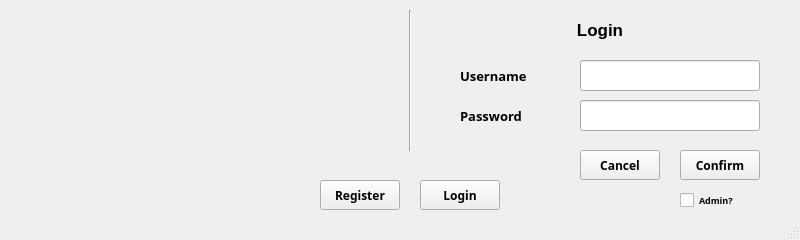
<?xml version="1.0" encoding="UTF-8"?>
<ui version="4.0">
 <class>Login</class>
 <widget class="QMainWindow" name="Login">
  <property name="windowModality">
   <enum>Qt::NonModal</enum>
  </property>
  <property name="geometry">
   <rect>
    <x>0</x>
    <y>0</y>
    <width>800</width>
    <height>240</height>
   </rect>
  </property>
  <property name="sizePolicy">
   <sizepolicy hsizetype="Fixed" vsizetype="Fixed">
    <horstretch>0</horstretch>
    <verstretch>0</verstretch>
   </sizepolicy>
  </property>
  <property name="minimumSize">
   <size>
    <width>800</width>
    <height>240</height>
   </size>
  </property>
  <property name="maximumSize">
   <size>
    <width>800</width>
    <height>240</height>
   </size>
  </property>
  <property name="font">
   <font>
    <family>Yu Gothic UI Semilight</family>
    <pointsize>9</pointsize>
    <weight>75</weight>
    <bold>true</bold>
   </font>
  </property>
  <property name="windowTitle">
   <string>MainWindow</string>
  </property>
  <property name="unifiedTitleAndToolBarOnMac">
   <bool>false</bool>
  </property>
  <widget class="QWidget" name="centralwidget">
   <widget class="QWidget" name="formWidget" native="true">
    <property name="geometry">
     <rect>
      <x>150</x>
      <y>270</y>
      <width>500</width>
      <height>241</height>
     </rect>
    </property>
    <property name="sizePolicy">
     <sizepolicy hsizetype="Maximum" vsizetype="Minimum">
      <horstretch>0</horstretch>
      <verstretch>0</verstretch>
     </sizepolicy>
    </property>
    <property name="font">
     <font>
      <pointsize>10</pointsize>
     </font>
    </property>
    <property name="layoutDirection">
     <enum>Qt::LeftToRight</enum>
    </property>
    <layout class="QGridLayout" name="gridLayout">
     <property name="sizeConstraint">
      <enum>QLayout::SetNoConstraint</enum>
     </property>
     <property name="horizontalSpacing">
      <number>10</number>
     </property>
     <property name="verticalSpacing">
      <number>5</number>
     </property>
     <item row="2" column="0">
      <widget class="QLabel" name="reUsernameLabel">
       <property name="text">
        <string>Username</string>
       </property>
      </widget>
     </item>
     <item row="0" column="0">
      <widget class="QLabel" name="reNameLabel">
       <property name="text">
        <string>Name</string>
       </property>
      </widget>
     </item>
     <item row="5" column="1">
      <widget class="QComboBox" name="ReaccountTypeLineEdit">
       <item>
        <property name="text">
         <string>User_Normal</string>
        </property>
       </item>
       <item>
        <property name="text">
         <string>User_Pro</string>
        </property>
       </item>
       <item>
        <property name="text">
         <string>Moderator</string>
        </property>
       </item>
      </widget>
     </item>
     <item row="1" column="1">
      <widget class="QLineEdit" name="reSurnameLineEdit"/>
     </item>
     <item row="5" column="0">
      <widget class="QLabel" name="ReaccountTypeLabel">
       <property name="text">
        <string>Account Type</string>
       </property>
      </widget>
     </item>
     <item row="4" column="1">
      <widget class="QLineEdit" name="reEmailLineEdit">
       <property name="toolTip">
        <string>&lt;html&gt;&lt;head/&gt;&lt;body&gt;&lt;p&gt;&lt;span style=&quot; font-size:9pt; font-weight:400;&quot;&gt;ex: me@something.com&lt;/span&gt;&lt;/p&gt;&lt;/body&gt;&lt;/html&gt;</string>
       </property>
      </widget>
     </item>
     <item row="3" column="1">
      <widget class="QLineEdit" name="rePasswordLineEdit">
       <property name="font">
        <font>
         <pointsize>9</pointsize>
        </font>
       </property>
       <property name="toolTip">
        <string>&lt;html&gt;&lt;head/&gt;&lt;body&gt;&lt;p&gt;&lt;span&gt;Must be at least 6 characters long.&lt;/span&gt;&lt;/p&gt;&lt;/body&gt;&lt;/html&gt;</string>
       </property>
      </widget>
     </item>
     <item row="4" column="0">
      <widget class="QLabel" name="reEmailLabel">
       <property name="text">
        <string>Email</string>
       </property>
      </widget>
     </item>
     <item row="2" column="1">
      <widget class="QLineEdit" name="reUsernameLineEdit">
       <property name="toolTip">
        <string>&lt;html&gt;&lt;head/&gt;&lt;body&gt;&lt;p&gt;&lt;span style=&quot; font-size:9pt; font-weight:400;&quot;&gt;Must be at least 6 characters long.&lt;/span&gt;&lt;/p&gt;&lt;/body&gt;&lt;/html&gt;</string>
       </property>
      </widget>
     </item>
     <item row="0" column="1">
      <widget class="QLineEdit" name="reNameLineEdit"/>
     </item>
     <item row="3" column="0">
      <widget class="QLabel" name="rePasswordLabel">
       <property name="text">
        <string>Password</string>
       </property>
      </widget>
     </item>
     <item row="1" column="0">
      <widget class="QLabel" name="reSurnameLabel">
       <property name="text">
        <string>Surname</string>
       </property>
      </widget>
     </item>
    </layout>
   </widget>
   <widget class="Line" name="line">
    <property name="geometry">
     <rect>
      <x>15</x>
      <y>220</y>
      <width>771</width>
      <height>16</height>
     </rect>
    </property>
    <property name="orientation">
     <enum>Qt::Horizontal</enum>
    </property>
   </widget>
   <widget class="QLabel" name="registrationLabel">
    <property name="geometry">
     <rect>
      <x>320</x>
      <y>230</y>
      <width>160</width>
      <height>40</height>
     </rect>
    </property>
    <property name="font">
     <font>
      <family>Yu Gothic UI</family>
      <pointsize>13</pointsize>
      <weight>75</weight>
      <bold>true</bold>
     </font>
    </property>
    <property name="text">
     <string>Registration</string>
    </property>
    <property name="alignment">
     <set>Qt::AlignCenter</set>
    </property>
   </widget>
   <widget class="QLabel" name="usernameLabel">
    <property name="geometry">
     <rect>
      <x>460</x>
      <y>60</y>
      <width>101</width>
      <height>31</height>
     </rect>
    </property>
    <property name="font">
     <font>
      <pointsize>10</pointsize>
     </font>
    </property>
    <property name="text">
     <string>Username</string>
    </property>
   </widget>
   <widget class="QLineEdit" name="usernameLineEdit">
    <property name="geometry">
     <rect>
      <x>580</x>
      <y>60</y>
      <width>180</width>
      <height>31</height>
     </rect>
    </property>
   </widget>
   <widget class="QLabel" name="passwordLabel">
    <property name="geometry">
     <rect>
      <x>460</x>
      <y>100</y>
      <width>101</width>
      <height>31</height>
     </rect>
    </property>
    <property name="font">
     <font>
      <pointsize>10</pointsize>
     </font>
    </property>
    <property name="text">
     <string>Password</string>
    </property>
   </widget>
   <widget class="QLineEdit" name="passwordLineEdit">
    <property name="geometry">
     <rect>
      <x>580</x>
      <y>100</y>
      <width>180</width>
      <height>31</height>
     </rect>
    </property>
   </widget>
   <widget class="QPushButton" name="confirmLogin">
    <property name="geometry">
     <rect>
      <x>680</x>
      <y>150</y>
      <width>80</width>
      <height>30</height>
     </rect>
    </property>
    <property name="font">
     <font>
      <pointsize>9</pointsize>
     </font>
    </property>
    <property name="text">
     <string>Confirm</string>
    </property>
   </widget>
   <widget class="QPushButton" name="Register">
    <property name="geometry">
     <rect>
      <x>320</x>
      <y>180</y>
      <width>80</width>
      <height>30</height>
     </rect>
    </property>
    <property name="text">
     <string>Register</string>
    </property>
   </widget>
   <widget class="QCheckBox" name="isAdmin">
    <property name="geometry">
     <rect>
      <x>680</x>
      <y>180</y>
      <width>101</width>
      <height>40</height>
     </rect>
    </property>
    <property name="font">
     <font>
      <pointsize>7</pointsize>
     </font>
    </property>
    <property name="text">
     <string>Admin?</string>
    </property>
   </widget>
   <widget class="QPushButton" name="User">
    <property name="geometry">
     <rect>
      <x>420</x>
      <y>180</y>
      <width>80</width>
      <height>30</height>
     </rect>
    </property>
    <property name="text">
     <string>Login</string>
    </property>
   </widget>
   <widget class="QLabel" name="logoLabel">
    <property name="geometry">
     <rect>
      <x>50</x>
      <y>50</y>
      <width>300</width>
      <height>50</height>
     </rect>
    </property>
    <property name="text">
     <string/>
    </property>
    <property name="pixmap">
     <pixmap resource="../resources.qrc">:/new/img/resources/img/logo.png</pixmap>
    </property>
    <property name="scaledContents">
     <bool>true</bool>
    </property>
   </widget>
   <widget class="Line" name="line_2">
    <property name="geometry">
     <rect>
      <x>400</x>
      <y>10</y>
      <width>20</width>
      <height>141</height>
     </rect>
    </property>
    <property name="orientation">
     <enum>Qt::Vertical</enum>
    </property>
   </widget>
   <widget class="QPushButton" name="cancelLogin">
    <property name="geometry">
     <rect>
      <x>580</x>
      <y>150</y>
      <width>80</width>
      <height>30</height>
     </rect>
    </property>
    <property name="text">
     <string>Cancel</string>
    </property>
   </widget>
   <widget class="QLabel" name="loginLabel">
    <property name="geometry">
     <rect>
      <x>530</x>
      <y>10</y>
      <width>140</width>
      <height>40</height>
     </rect>
    </property>
    <property name="font">
     <font>
      <family>Yu Gothic UI</family>
      <pointsize>13</pointsize>
      <weight>75</weight>
      <bold>true</bold>
      <strikeout>false</strikeout>
     </font>
    </property>
    <property name="text">
     <string>Login</string>
    </property>
    <property name="alignment">
     <set>Qt::AlignCenter</set>
    </property>
   </widget>
   <widget class="QWidget" name="interactionBox" native="true">
    <property name="geometry">
     <rect>
      <x>430</x>
      <y>510</y>
      <width>220</width>
      <height>50</height>
     </rect>
    </property>
    <property name="sizePolicy">
     <sizepolicy hsizetype="Fixed" vsizetype="Preferred">
      <horstretch>0</horstretch>
      <verstretch>0</verstretch>
     </sizepolicy>
    </property>
    <property name="minimumSize">
     <size>
      <width>0</width>
      <height>30</height>
     </size>
    </property>
    <property name="maximumSize">
     <size>
      <width>16777215</width>
      <height>50</height>
     </size>
    </property>
    <property name="font">
     <font>
      <pointsize>10</pointsize>
     </font>
    </property>
    <property name="layoutDirection">
     <enum>Qt::RightToLeft</enum>
    </property>
    <layout class="QHBoxLayout" name="horizontalLayout">
     <property name="sizeConstraint">
      <enum>QLayout::SetNoConstraint</enum>
     </property>
     <item>
      <widget class="QPushButton" name="confirmRegistration">
       <property name="sizePolicy">
        <sizepolicy hsizetype="Fixed" vsizetype="Fixed">
         <horstretch>0</horstretch>
         <verstretch>0</verstretch>
        </sizepolicy>
       </property>
       <property name="minimumSize">
        <size>
         <width>0</width>
         <height>30</height>
        </size>
       </property>
       <property name="font">
        <font>
         <pointsize>9</pointsize>
         <kerning>true</kerning>
        </font>
       </property>
       <property name="toolTip">
        <string/>
       </property>
       <property name="text">
        <string>Confirm</string>
       </property>
      </widget>
     </item>
     <item>
      <spacer name="horizontalSpacer">
       <property name="orientation">
        <enum>Qt::Horizontal</enum>
       </property>
       <property name="sizeType">
        <enum>QSizePolicy::Fixed</enum>
       </property>
       <property name="sizeHint" stdset="0">
        <size>
         <width>40</width>
         <height>40</height>
        </size>
       </property>
      </spacer>
     </item>
     <item>
      <widget class="QPushButton" name="cancelRegistration">
       <property name="sizePolicy">
        <sizepolicy hsizetype="Fixed" vsizetype="Fixed">
         <horstretch>0</horstretch>
         <verstretch>0</verstretch>
        </sizepolicy>
       </property>
       <property name="minimumSize">
        <size>
         <width>0</width>
         <height>30</height>
        </size>
       </property>
       <property name="font">
        <font>
         <pointsize>9</pointsize>
        </font>
       </property>
       <property name="text">
        <string>Cancel</string>
       </property>
      </widget>
     </item>
    </layout>
   </widget>
  </widget>
  <widget class="QMenuBar" name="menubar">
   <property name="geometry">
    <rect>
     <x>0</x>
     <y>0</y>
     <width>800</width>
     <height>22</height>
    </rect>
   </property>
  </widget>
  <widget class="QStatusBar" name="statusbar"/>
 </widget>
 <resources>
  <include location="../resources.qrc"/>
 </resources>
 <connections/>
</ui>
